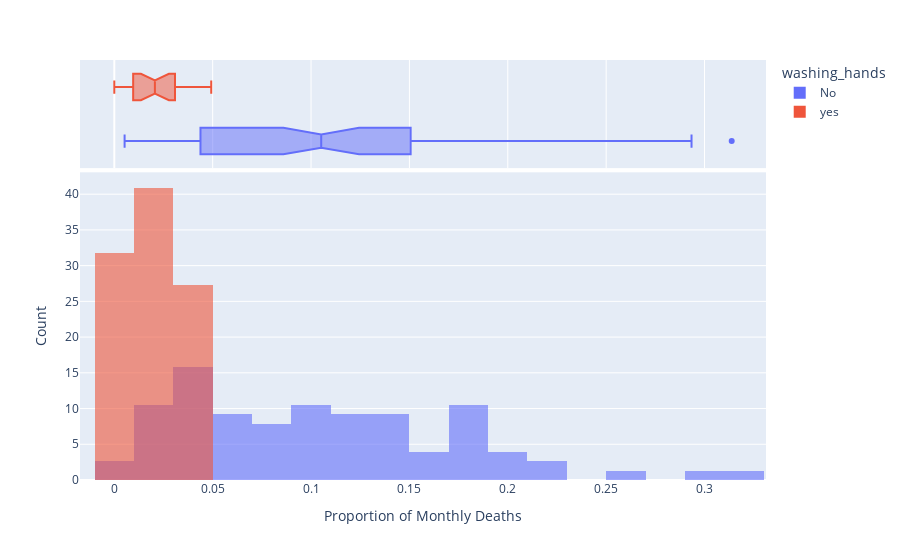

This figure's notebook cell:
### Code cell
hist = px.histogram(df_monthly, 
                   x='pct_deaths', 
                   color='washing_hands',
                   nbins=30,
                   opacity=0.6,
                   barmode='overlay',
                   histnorm='percent',
                   marginal='box',)
 
hist.update_layout(xaxis_title='Proportion of Monthly Deaths',
                   yaxis_title='Count',)
 
hist.show()

### Figure 1 — Plotly figure (JSON) as saved in the notebook; plotly's stock layout.template omitted (floating-point values rounded to 4 significant figures)
{"data": [{"alignmentgroup": "True", "bingroup": "x", "histnorm": "percent", "hovertemplate": "washing_hands=No<br>pct_deaths=%{x}<br>percent=%{y}<extra></extra>", "legendgroup": "No", "marker": {"color": "#636efa", "opacity": 0.6, "pattern": {"shape": ""}}, "name": "No", "nbinsx": 30, "offsetgroup": "No", "orientation": "v", "showlegend": true, "type": "histogram", "x": [0.1457, 0.07531, 0.04332, 0.01569, 0.007843, 0.05, 0.08421, 0.01351, 0.01878, 0.1102, 0.2255, 0.2085, 0.1222, 0.1023, 0.1074, 0.03226, 0.06593, 0.2078, 0.2546, 0.1839, 0.2934, 0.2297, 0.3138, 0.1912, 0.1597, 0.1241, 0.1193, 0.06098, 0.04082, 0.005236, 0.01554, 0.02262, 0.176, 0.07143, 0.08051, 0.1516, 0.1128, 0.1703, 0.1731, 0.05833, 0.02679, 0.04369, 0.0632, 0.01224, 0.03226, 0.1102, 0.1055, 0.07591, 0.04745, 0.04452, 0.04231, 0.04392, 0.07143, 0.06122, 0.03586, 0.1055, 0.1484, 0.1094, 0.1049, 0.1339, 0.1809, 0.1543, 0.1897, 0.1344, 0.1015, 0.131, 0.1806, 0.1439, 0.1496, 0.1077, 0.05369, 0.03215, 0.01923, 0.03607, 0.1827, 0.1224], "xaxis": "x", "yaxis": "y"}, {"alignmentgroup": "True", "hovertemplate": "washing_hands=No<br>pct_deaths=%{x}<extra></extra>", "legendgroup": "No", "marker": {"color": "#636efa"}, "name": "No", "notched": true, "offsetgroup": "No", "showlegend": false, "type": "box", "x": [0.1457, 0.07531, 0.04332, 0.01569, 0.007843, 0.05, 0.08421, 0.01351, 0.01878, 0.1102, 0.2255, 0.2085, 0.1222, 0.1023, 0.1074, 0.03226, 0.06593, 0.2078, 0.2546, 0.1839, 0.2934, 0.2297, 0.3138, 0.1912, 0.1597, 0.1241, 0.1193, 0.06098, 0.04082, 0.005236, 0.01554, 0.02262, 0.176, 0.07143, 0.08051, 0.1516, 0.1128, 0.1703, 0.1731, 0.05833, 0.02679, 0.04369, 0.0632, 0.01224, 0.03226, 0.1102, 0.1055, 0.07591, 0.04745, 0.04452, 0.04231, 0.04392, 0.07143, 0.06122, 0.03586, 0.1055, 0.1484, 0.1094, 0.1049, 0.1339, 0.1809, 0.1543, 0.1897, 0.1344, 0.1015, 0.131, 0.1806, 0.1439, 0.1496, 0.1077, 0.05369, 0.03215, 0.01923, 0.03607, 0.1827, 0.1224], "xaxis": "x2", "yaxis": "y2"}, {"alignmentgroup": "True", "bingroup": "x", "histnorm": "percent", "hovertemplate": "washing_hands=yes<br>pct_deaths=%{x}<br>percent=%{y}<extra></extra>", "legendgroup": "yes", "marker": {"color": "#EF553B", "opacity": 0.6, "pattern": {"shape": ""}}, "name": "yes", "nbinsx": 30, "offsetgroup": "yes", "orientation": "v", "showlegend": true, "type": "histogram", "x": [0.02239, 0.012, 0.01894, 0.0458, 0.03957, 0.04472, 0.0293, 0.03534, 0.006873, 0, 0.006557, 0.009585, 0.01136, 0.003717, 0, 0.009615, 0.02341, 0.02903, 0.0134, 0.02233, 0.03085, 0.04926], "xaxis": "x", "yaxis": "y"}, {"alignmentgroup": "True", "hovertemplate": "washing_hands=yes<br>pct_deaths=%{x}<extra></extra>", "legendgroup": "yes", "marker": {"color": "#EF553B"}, "name": "yes", "notched": true, "offsetgroup": "yes", "showlegend": false, "type": "box", "x": [0.02239, 0.012, 0.01894, 0.0458, 0.03957, 0.04472, 0.0293, 0.03534, 0.006873, 0, 0.006557, 0.009585, 0.01136, 0.003717, 0, 0.009615, 0.02341, 0.02903, 0.0134, 0.02233, 0.03085, 0.04926], "xaxis": "x2", "yaxis": "y2"}], "layout": {"barmode": "overlay", "legend": {"title": {"text": "washing_hands"}, "tracegroupgap": 0}, "margin": {"t": 60}, "xaxis": {"anchor": "y", "domain": [0, 1], "title": {"text": "Proportion of Monthly Deaths"}}, "xaxis2": {"anchor": "y2", "domain": [0, 1], "matches": "x", "showgrid": true, "showticklabels": false}, "yaxis": {"anchor": "x", "domain": [0, 0.7326], "title": {"text": "Count"}}, "yaxis2": {"anchor": "x2", "domain": [0.7426, 1], "matches": "y2", "showgrid": false, "showline": false, "showticklabels": false, "ticks": ""}}}
